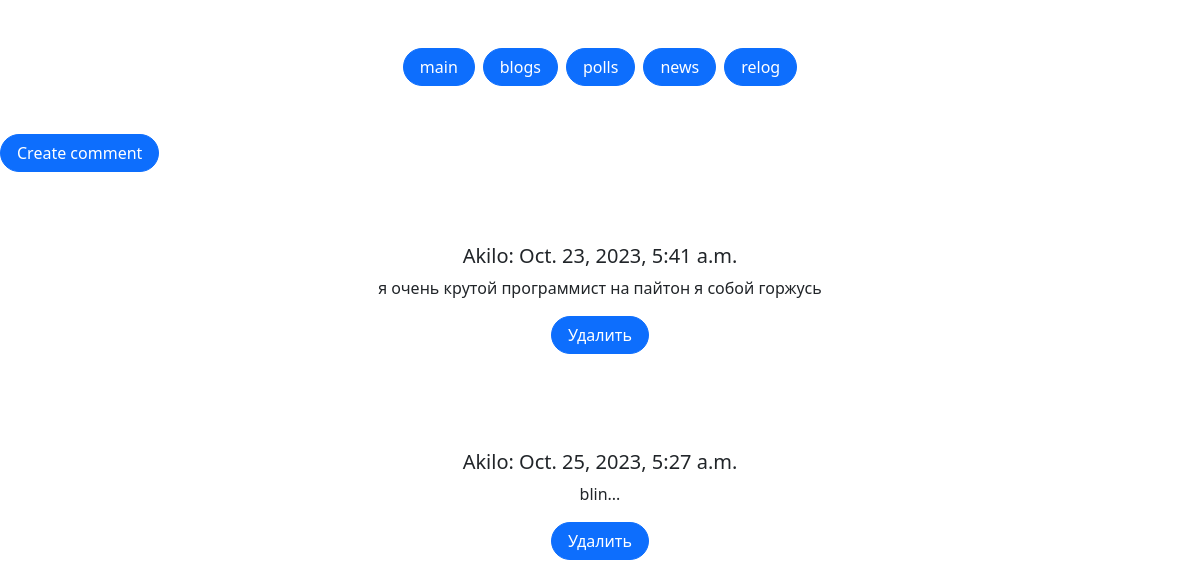
The page /blogs/ on the database as committed earlier.
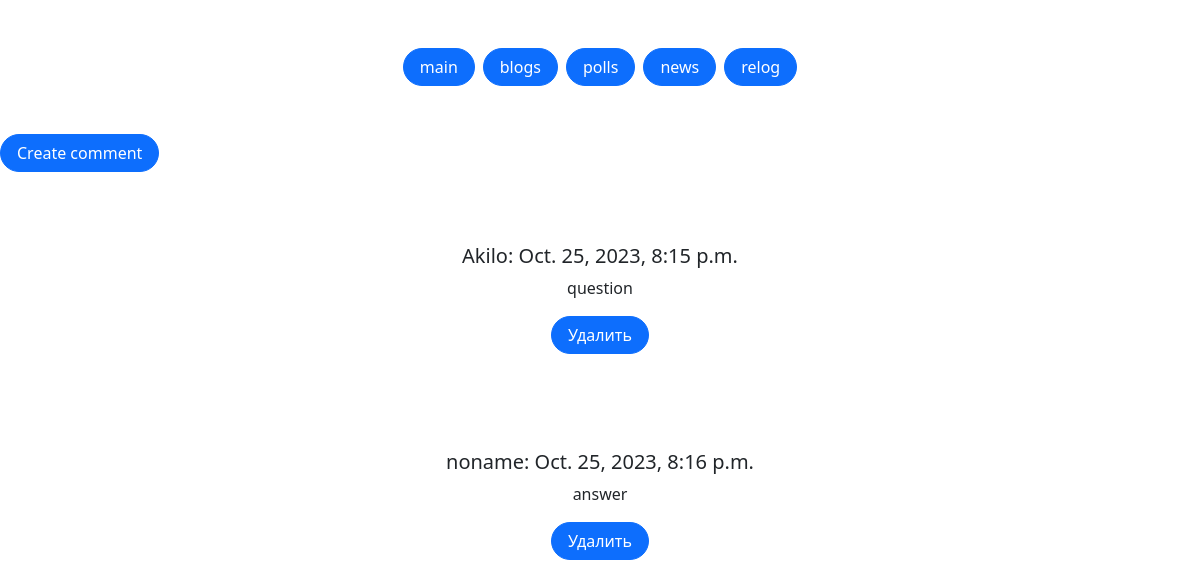
The same page on the database as committed later.
### menu/models.py (models this page shows, shortened)
class Menu(models.Model):
    title = models.CharField(max_length=100)
    order = models.IntegerField(default=0)

### blog/models.py (models this page shows)
class Blog(models.Model):
    username = models.CharField(max_length=12)
    body = models.TextField()
    date = models.DateTimeField(auto_now_add=True)

### blog/views.py (the view)
# urls.py: path('', views.blog, name = 'blog'),
def blog(request):
    menus = Menu.objects.all().order_by('order')
    blogs = Blog.objects.all()
    return render(request, 'blog/blog.html', {'blogs': blogs, 'menus': menus},)

### templates/blog/blog.html (shortened to what this page needs)
<!DOCTYPE html>
<html lang="en">
<head>
     <link rel="stylesheet" href="https://cdn.jsdelivr.net/npm/bootstrap@5.2.3/dist/css/bootstrap.min.css">
</head>
<body>
    <div class="d-flex gap-2 justify-content-center py-5">
        {% for menu in menus %}
      <a href="/{{ menu.title }}/" class="btn btn-primary rounded-pill px-3">{{ menu.title }}</a>
        {% endfor %}
    </div>
<form action="{% url 'create' %}" method="GET">
  <button class="btn btn-primary rounded-pill px-3" type="submit">Create comment</button>
</form>
<br>
    {% for blog in blogs %}
        <div class="py-5 text-center">
            <h5>{{ blog.username }}: {{ blog.date }}</h5>
           <p>{{ blog.body }}</p>
              <form action="/blogs/delete/{{blog.id}}/" method = "post">{% csrf_token %}
                <input type="submit" class="btn btn-primary rounded-pill px-3" value="Удалить">
             </form>
        </div>
    {% empty %}
        <p class="text-center font-monospace"  >No comments yet.</p>
    {% endfor %}
</body>
</html>

Rows that differ between the two databases and show on the page:
removed Blog: username "Akilo", date "Oct. 23, 2023, 5:41 a.m.", body "я очень крутой программист на пайтон я собой горжусь"
removed Blog: username "Akilo", date "Oct. 25, 2023, 5:27 a.m.", body "blin..."
added Blog: username "Akilo", date "Oct. 25, 2023, 8:15 p.m.", body "question"
added Blog: username "noname", date "Oct. 25, 2023, 8:16 p.m.", body "answer"
